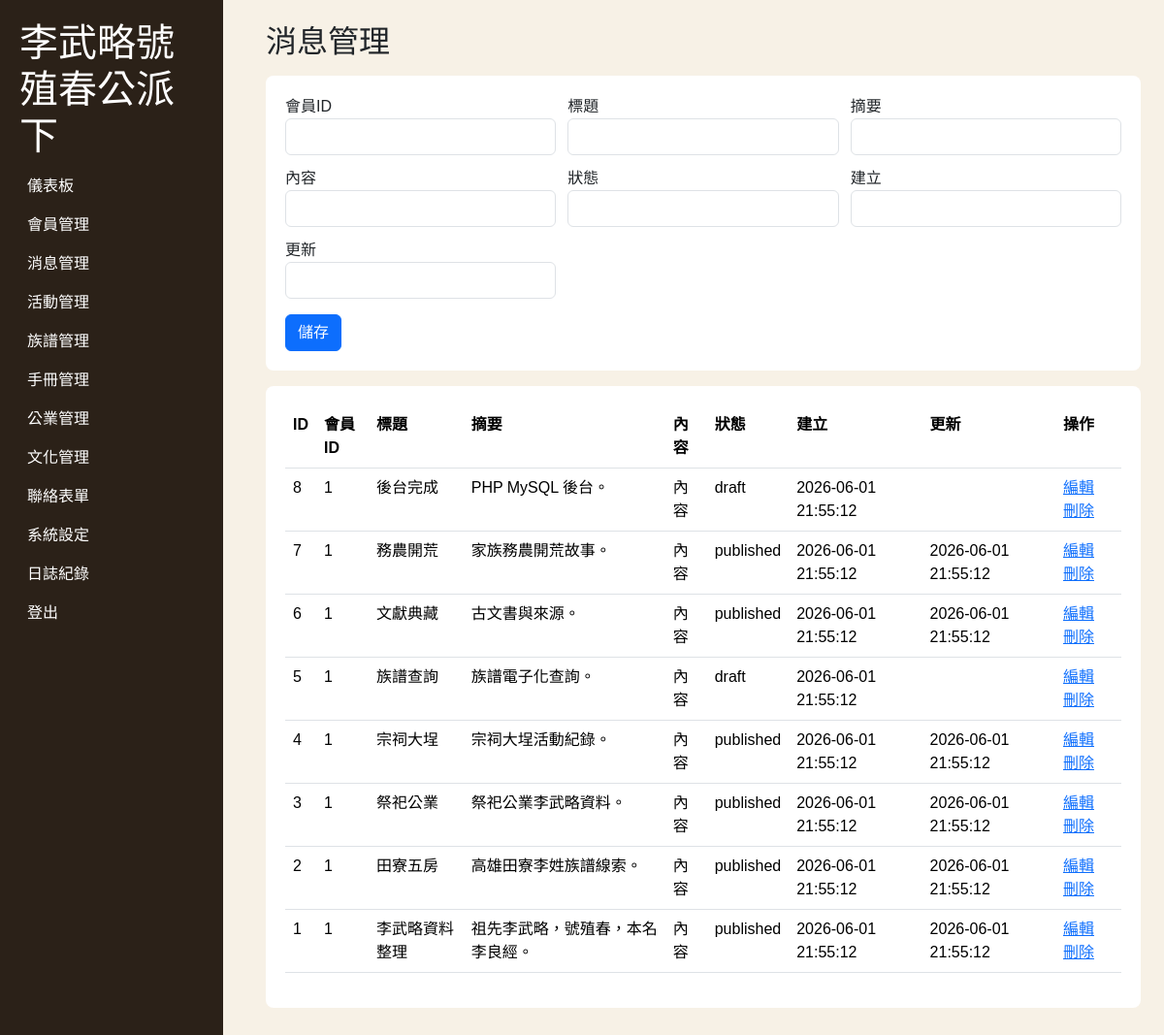
Screenshot of /backendok/news.php (signed in) with the database file from the repository.
### tables this page shows
CREATE TABLE LEE_news (news_id INT AUTO_INCREMENT PRIMARY KEY,member_id INT NULL,title VARCHAR(160),summary VARCHAR(255),content TEXT,status ENUM('draft','published') DEFAULT 'draft',created_at DATETIME,updated_at DATETIME NULL);

### backendok/config.php (called while the page is built, shortened)
<?php
function db(): PDO { static $pdo=null; if(!$pdo){ $pdo=new PDO('mysql:host='.DB_HOST.';dbname='.DB_NAME.';charset=utf8mb4',DB_USER,DB_PASS,[PDO::ATTR_ERRMODE=>PDO::ERRMODE_EXCEPTION,PDO::ATTR_DEFAULT_FETCH_MODE=>PDO::FETCH_ASSOC]); } return $pdo; }
function h($v): string { return htmlspecialchars((string)$v, ENT_QUOTES, 'UTF-8'); }

### backendok/news.php (the view, shortened to what this page needs)
<?php
require __DIR__.'/config.php'; require __DIR__.'/layout.php'; require_login();
$table='LEE_news'; $pk='news_id'; $fields=['member_id', 'title', 'summary', 'content', 'status', 'created_at', 'updated_at']; $labels=['會員ID', '標題', '摘要', '內容', '狀態', '建立', '更新'];
$edit=null; if(isset($_GET['edit'])){ $st=db()->prepare('SELECT * FROM '.$table.' WHERE '.$pk.'=?'); $st->execute([$_GET['edit']]); $edit=$st->fetch(); }
$rows=db()->query('SELECT * FROM '.$table.' ORDER BY '.$pk.' DESC LIMIT 200')->fetchAll(); admin_header('消息管理');
?><section class="panel"><form method="post"><input type="hidden" name="id" value="<?=h($edit[$pk]??'')?>"><div class="grid"><?php foreach($fields as $i=>$f): ?><label><?=h($labels[$i])?><input class="form-control" name="<?=h($f)?>" value="<?=h($edit[$f]??'')?>"></label><?php endforeach; ?></div><button class="btn btn-primary mt-3">儲存</button></form></section><section class="panel"><table class="table"><tr><th>ID</th><?php foreach($labels as $l) echo '<th>'.h($l).'</th>'; ?><th>操作</th></tr><?php foreach($rows as $r): ?><tr><td><?=h($r[$pk])?></td><?php foreach($fields as $f): ?><td><?=h($r[$f]??'')?></td><?php endforeach; ?><td><a href="?edit=<?=h($r[$pk])?>">編輯</a> <a href="?delete=<?=h($r[$pk])?>" onclick="return confirm('確定刪除?')">刪除</a></td></tr><?php endforeach; ?></table></section><?php admin_footer(); ?>

### backendok/assets/admin.css (style rules this page uses)
body { background:#f7f1e6;font-family:'Microsoft JhengHei',Arial,sans-serif }
.panel { background:#fff;border-radius:8px;padding:20px;margin:16px 0 }
.grid { display:grid;grid-template-columns:repeat(auto-fit,minmax(220px,1fr));gap:12px }

### rows the page displays
lee_news: news_id "8", member "1", title "後台完成", summary "PHP MySQL 後台。", content "內容", status "draft", created_at "2026-06-01 21:55:12"
lee_news: news_id "7", member "1", title "務農開荒", summary "家族務農開荒故事。", content "內容", status "published", created_at "2026-06-01 21:55:12", updated_at "2026-06-01 21:55:12"
lee_news: news_id "6", member "1", title "文獻典藏", summary "古文書與來源。", content "內容", status "published", created_at "2026-06-01 21:55:12", updated_at "2026-06-01 21:55:12"
lee_news: news_id "5", member "1", title "族譜查詢", summary "族譜電子化查詢。", content "內容", status "draft", created_at "2026-06-01 21:55:12"
lee_news: news_id "4", member "1", title "宗祠大埕", summary "宗祠大埕活動紀錄。", content "內容", status "published", created_at "2026-06-01 21:55:12", updated_at "2026-06-01 21:55:12"
lee_news: news_id "3", member "1", title "祭祀公業", summary "祭祀公業李武略資料。", content "內容", status "published", created_at "2026-06-01 21:55:12", updated_at "2026-06-01 21:55:12"
lee_news: news_id "2", member "1", title "田寮五房", summary "高雄田寮李姓族譜線索。", content "內容", status "published", created_at "2026-06-01 21:55:12", updated_at "2026-06-01 21:55:12"
lee_news: news_id "1", member "1", title "李武略資料整理", summary "祖先李武略，號殖春，本名李良經。", content "內容", status "published", created_at "2026-06-01 21:55:12", updated_at "2026-06-01 21:55:12"

### other values shown
$l "儀表板"
$l "會員管理"
$l "消息管理"
$l "活動管理"
$l "族譜管理"
$l "手冊管理"
$l "公業管理"
$l "文化管理"
$l "聯絡表單"
$l "系統設定"
$l "日誌紀錄"
$title "消息管理"
$labels[$i] "會員ID"
$labels[$i] "標題"
$labels[$i] "摘要"
